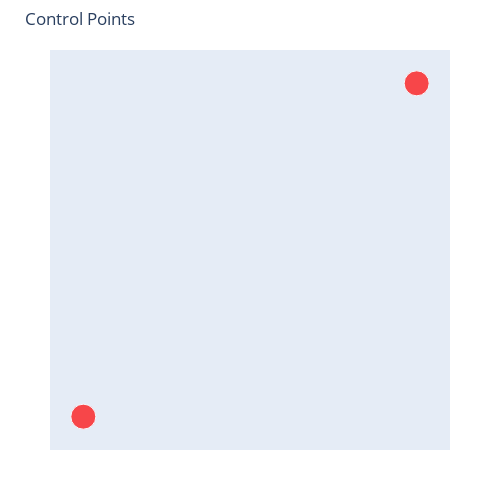

Notebook code cell kept with this figure:
### Code cell
fig = go.Figure()

fig.update_layout(
    width=500,
    height=500,
    margin=dict(
        l=50,
        r=50,
        t=50,
        b=50
    ),
    showlegend=False
)

fig.update_xaxes(
    range=[-0.1, 1.1],
    constrain="domain",
    showticklabels=False,
    showgrid=False,
    zeroline=False,
)

fig.update_yaxes(
    range=[-0.1, 1.1],
    constrain="domain",
    showticklabels=False,
    showgrid=False,
    zeroline=False,
    scaleanchor="x",
    scaleratio=1
)

fig.add_trace(go.Scatter(
    x=control_points[:, 0], 
    y=control_points[:, 1],
    name="control points",
    mode="markers", 
    marker=dict(size=[25, 25],
                color="red")
))

fig.update_layout(title="Control Points")
fig.show()

### Figure 1 — Plotly figure (JSON) as saved in the notebook; plotly's stock layout.template omitted (floating-point values rounded to 4 significant figures)
{"data": [{"marker": {"color": "red", "size": [25, 25]}, "mode": "markers", "name": "control points", "type": "scatter", "x": [0, 1], "y": [0, 1]}], "layout": {"height": 500, "margin": {"b": 50, "l": 50, "r": 50, "t": 50}, "showlegend": false, "title": {"text": "Control Points"}, "width": 500, "xaxis": {"constrain": "domain", "range": [-0.1, 1.1], "showgrid": false, "showticklabels": false, "zeroline": false}, "yaxis": {"constrain": "domain", "range": [-0.1, 1.1], "scaleanchor": "x", "scaleratio": 1, "showgrid": false, "showticklabels": false, "zeroline": false}}}
